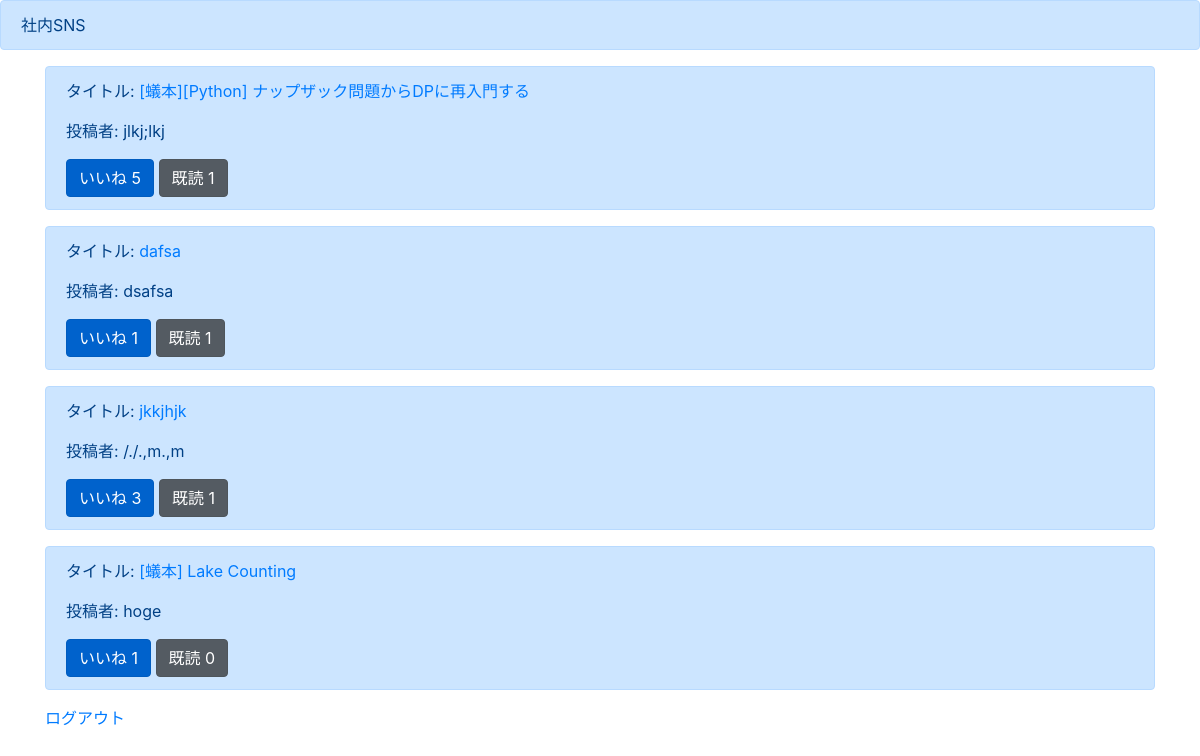
The app's page /list/ (signed in) with its own data.
### board_app/models.py (models this page shows)
class BoardModel(models.Model):
  title = models.CharField(max_length=100)
  content = models.TextField()
  author = models.CharField(max_length=100)
  image = models.ImageField(upload_to='')
  good = models.IntegerField(blank=True, null=True, default=0)
  read = models.IntegerField(blank=True, null=True, default = 0)
  readtext = models.CharField(max_length = 100, null=True, blank=True, default="a")

### board_app/views.py (the view)
# urls.py: path('list/', listfunc, name="list"),
@login_required()
def listfunc(request):
  object_list = BoardModel.objects.all()
  return render(request, 'list.html', {'object_list': object_list})

### templates/list.html (shortened to what this page needs)
{% extends 'base.html' %}
{% block header %}
<div class="alert alert-primary" role="alert">
  社内SNS
</div>
{% endblock header %}
{% block content %}
<div class="container">
{% for item in object_list %}
  <div class="alert alert-primary" role="alert">
  <p>タイトル: <a href="{% url 'board_app:detail' item.pk %}">{{ item.title }}</a></p>
  <p>投稿者: {{ item.author }}</p>
  <a href="#" class="btn btn-primary btn active" role="button" aria-pressed="true">いいね {{ item.good }}</a>
  <a href="#" class="btn btn-secondary btn active" role="button" aria-pressed="true">既読 {{ item.read }}</a>
  </div>
{% endfor %}
  <a href="{% url 'board_app:logout' %}">ログアウト</a>
</div>
{% endblock content %}

### templates/base.html (shortened to what this page needs)
<!doctype html>
<html lang="en">
  <head>
    <link rel="stylesheet" href="https://stackpath.bootstrapcdn.com/bootstrap/4.4.1/css/bootstrap.min.css">
  </head>
  <body>
    {% block header %}
    {% endblock header %}
    {% block content %}
    {% endblock content %}
  </body>
</html>

### records on screen
BoardModel: title "[蟻本][Python] ナップザック問題からDPに再入門する", author "jlkj;lkj", good "5", read "1"
BoardModel: title "dafsa", author "dsafsa", good "1", read "1"
BoardModel: title "jkkjhjk", author "/./.,m.,m", good "3", read "1"
BoardModel: title "[蟻本] Lake Counting", author "hoge", good "1", read "0"
